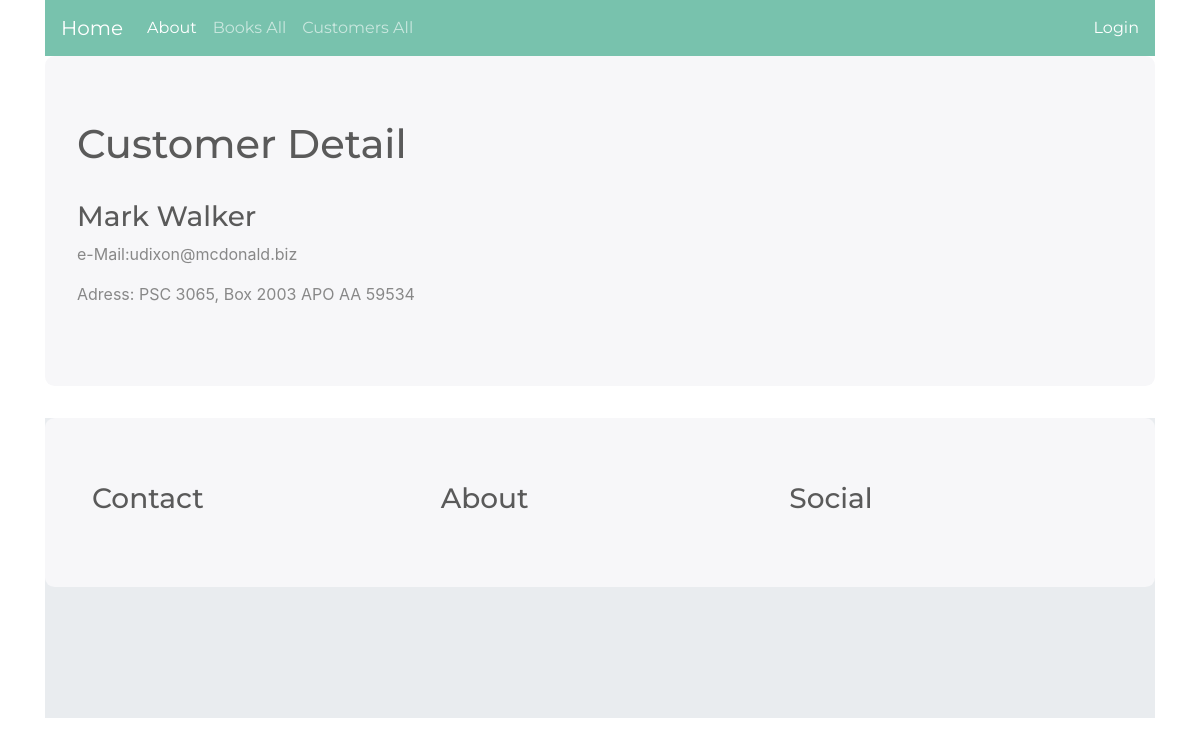
Page /library_app/customers/1/ on the committed database.
### library_app/models.py (models this page shows, shortened)
class Customer(models.Model):
    customer_id=models.CharField(max_length=255)
    customer_name_surname=models.CharField(max_length=255)
    customer_mail=models.EmailField()
    customer_adress=models.CharField(max_length=255)
    class Meta:
        ordering = ['customer_id']

### library_app/views.py (the view)
# urls.py: url(r'^customers/(?P<pk>[0-9]+)/$', views.CustomerDetailView.as_view(), name='customer-detail'),
class CustomerDetailView(generic.DetailView):
    model = Customer
    template_name = 'library_app/customer-detail.html'

### library_app/templates/library_app/customer-detail.html
{% extends "library_app/base_generic.html" %}
{% block content %}
<h1>Customer Detail</h1>
<br>
<h3>{{ customer.customer_name_surname }}</h3>
<p>e-Mail:{{ customer.customer_mail}}</p>
<p>Adress: {{ customer.customer_adress }}</p>
{% endblock %}

### rows in the picture
Customer: customer_name_surname "Mark Walker", customer_mail "udixon@mcdonald.biz", customer_adress "PSC 3065, Box 2003 APO AA 59534"
